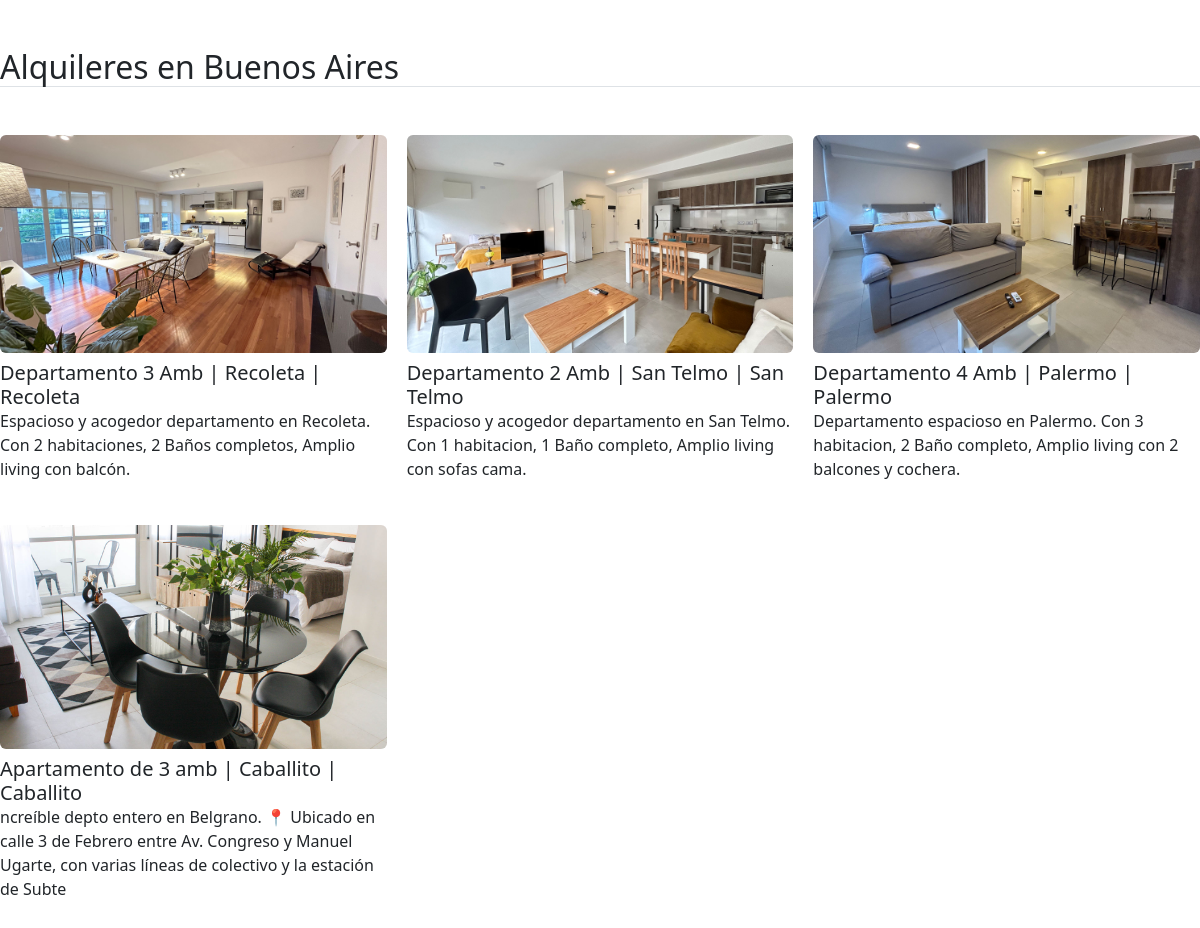
/, run on an earlier commit of the app's database.
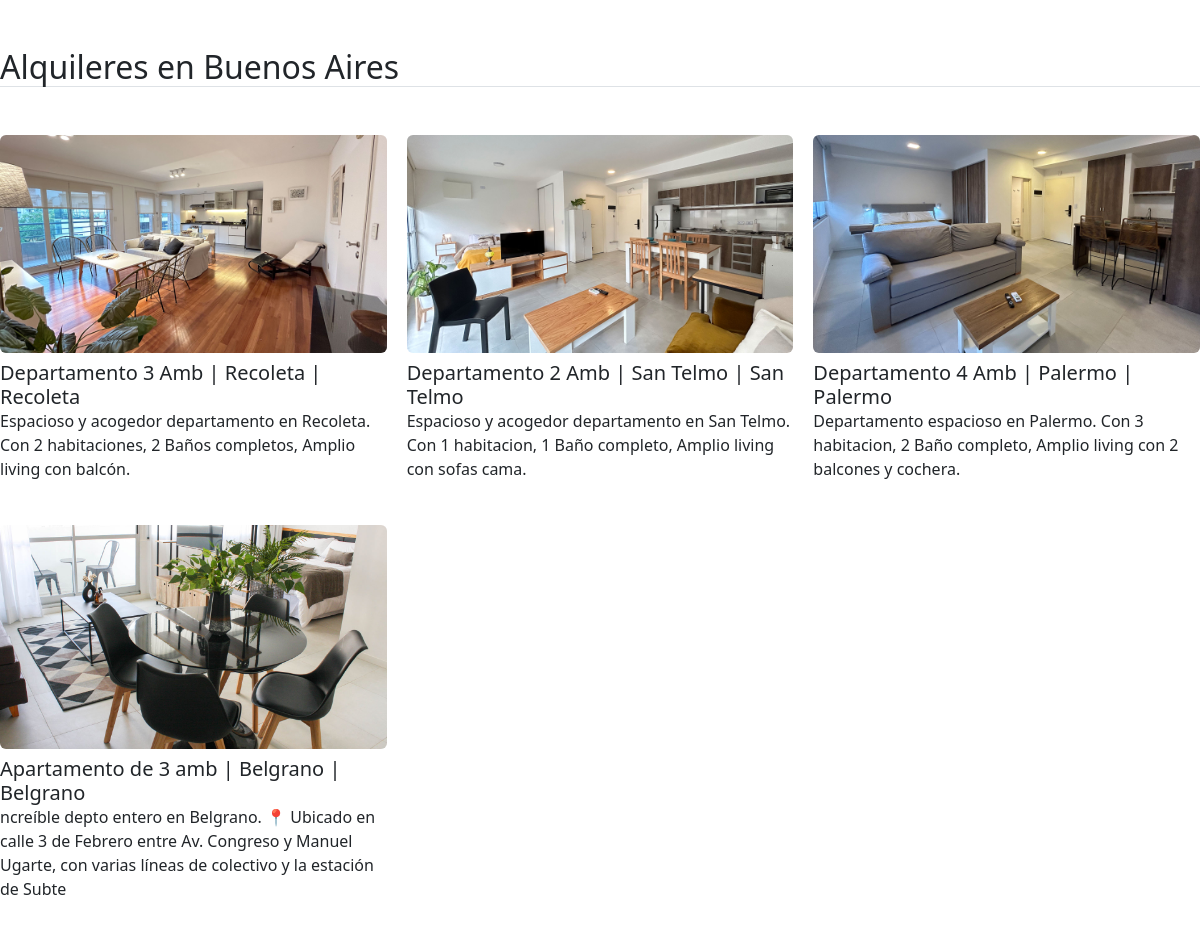
And on a later commit of the database.
### departamentos/models.py (models this page shows, shortened)
class Departamento(models.Model):
    titulo1       = models.CharField(max_length=50)
    titulo2       = models.CharField(max_length=50)
    direccion     = models.CharField(max_length=50)
    descripcion1  = models.TextField(null=True)
    descripcion2  = models.TextField(null=True)
    precio        = models.IntegerField()
    habitaciones  = models.IntegerField()
    banios        = models.IntegerField()
    huespedes     = models.IntegerField()
    area          = models.IntegerField()
    clave         = models.CharField(max_length=20, null=True)
    barrio        = models.ForeignKey(Barrio, on_delete=models.PROTECT)
    moneda        = models.ForeignKey(Moneda, on_delete=models.PROTECT, null=True )

class Barrio(models.Model):
    nombre = models.CharField(max_length=30)
    def __str__(self):
        return self.nombre

class ImagenDepartamentos(models.Model):
    imagen        = models.ImageField(upload_to="producto")
    departamento  = models.ForeignKey(Departamento, on_delete=models.CASCADE, related_name="imagenes")

### departamentos/views.py (the view)
# urls.py: path('', views.home, name='Home'),
def home(request):
    departamentos = Departamento.objects.all()
    locations     = Location.objects.all()
    initialMap    = folium.Map(location=[-34.594375,-58.4458285], zoom_start = 12)
    for location in locations:
        coordinates = (location.lat, location.lng)
        folium.Marker(coordinates, location.direccion).add_to(initialMap)
    data = {
        'map':initialMap._repr_html_(),
        'departamentos':departamentos
        }
    return render(request, 'departamentos/home.html', data)

### departamentos/templates/departamentos/home.html (shortened to what this page needs)
{% extends 'base/base.html' %}
{% load static %}
{% block contenido %}
    <div class="contenedor-departamentos">
        <h2 class="border-bottom my-5">Alquileres en Buenos Aires</h2>
        <div class="grid">
            {% for i in departamentos %}
                <div class="departamentos">
                    <a href={% url 'Departamento' i.id %}>
                        <img src="{{ i.imagenes.first.imagen.url }}" class="card-img-top rounded" alt="Depto">
                        <div class="card-body">
                            <h5 class="text-dark mt-2 mb-0">{{ i.titulo1 }} | {{ i.barrio }}</h5>
                            <p class="card-text text-dark fw-lighter mb-4">{{ i.descripcion1 }}</p>
                        </div>
                    </a>
                </div>
            {% endfor %}
        </div>
    </div>
{%endblock%}

What changed in the data, as far as the page shows it:
changed Departamento: titulo1 "Apartamento de 3 amb | Caballito" → "Apartamento de 3 amb | Belgrano"; barrio "Caballito" → "Belgrano"
